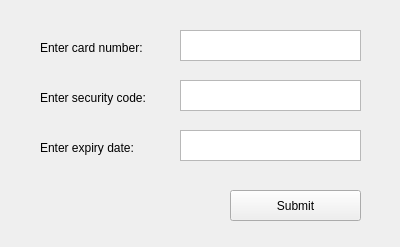
<?xml version="1.0" encoding="UTF-8"?>
<ui version="4.0">
 <class>Form</class>
 <widget class="QWidget" name="Form">
  <property name="geometry">
   <rect>
    <x>0</x>
    <y>0</y>
    <width>400</width>
    <height>247</height>
   </rect>
  </property>
  <property name="windowTitle">
   <string>INPUT CARD INFO</string>
  </property>
  <widget class="QLabel" name="label">
   <property name="geometry">
    <rect>
     <x>40</x>
     <y>40</y>
     <width>131</width>
     <height>16</height>
    </rect>
   </property>
   <property name="text">
    <string>Enter card number:</string>
   </property>
  </widget>
  <widget class="QLabel" name="label_2">
   <property name="geometry">
    <rect>
     <x>40</x>
     <y>90</y>
     <width>131</width>
     <height>16</height>
    </rect>
   </property>
   <property name="text">
    <string>Enter security code:</string>
   </property>
  </widget>
  <widget class="QLabel" name="label_3">
   <property name="geometry">
    <rect>
     <x>40</x>
     <y>140</y>
     <width>131</width>
     <height>16</height>
    </rect>
   </property>
   <property name="text">
    <string>Enter expiry date:</string>
   </property>
  </widget>
  <widget class="QTextEdit" name="cardNumber">
   <property name="geometry">
    <rect>
     <x>180</x>
     <y>30</y>
     <width>181</width>
     <height>31</height>
    </rect>
   </property>
  </widget>
  <widget class="QTextEdit" name="securityCode">
   <property name="geometry">
    <rect>
     <x>180</x>
     <y>80</y>
     <width>181</width>
     <height>31</height>
    </rect>
   </property>
  </widget>
  <widget class="QTextEdit" name="expiryDate">
   <property name="geometry">
    <rect>
     <x>180</x>
     <y>130</y>
     <width>181</width>
     <height>31</height>
    </rect>
   </property>
  </widget>
  <widget class="QToolButton" name="submitButton">
   <property name="geometry">
    <rect>
     <x>230</x>
     <y>190</y>
     <width>131</width>
     <height>31</height>
    </rect>
   </property>
   <property name="text">
    <string>Submit</string>
   </property>
  </widget>
 </widget>
 <resources/>
 <connections/>
</ui>
